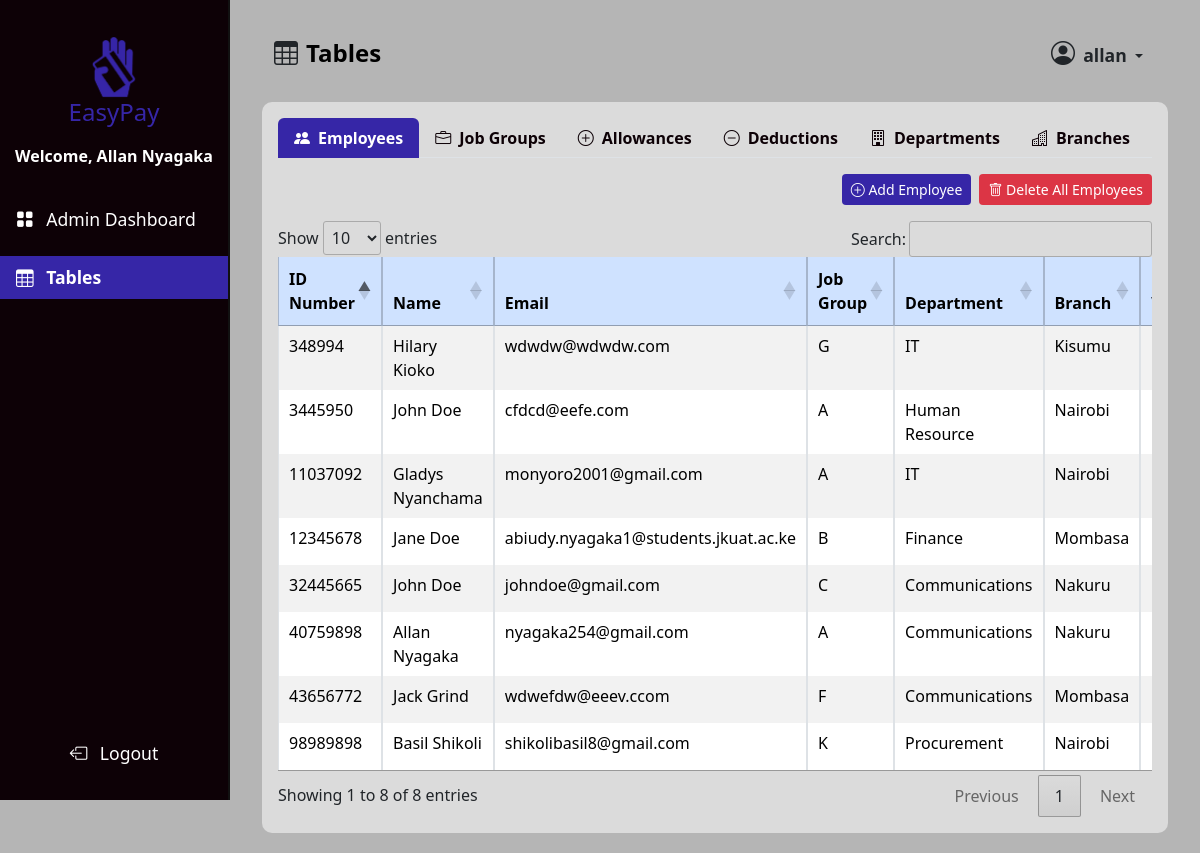
Screenshot of /admin_tables/ (signed in) with the database file from the repository.
### management/models.py (models this page shows, shortened)
class Employee(models.Model):
    id_number = models.CharField(max_length=100, unique=True)
    first_name = models.CharField(max_length=50)
    last_name = models.CharField(max_length=50)
    email = models.EmailField(unique=True)
    job_group = models.ForeignKey(JobGroup, on_delete=models.SET_NULL, null=True)
    department = models.ForeignKey(Department, on_delete=models.SET_NULL, null=True)
    branch = models.ForeignKey(Branch, on_delete=models.SET_NULL, null=True)
    verified = models.BooleanField(default=False)
    user = models.OneToOneField(User, null=True, blank=True, on_delete=models.CASCADE)

class JobGroup(models.Model):
    name = models.CharField(max_length=100)
    base_salary = models.DecimalField(max_digits=11, decimal_places=2, default=0)
    allowances = models.ManyToManyField(
        Allowance, through="JobGroupAllowance", related_name="job_groups"
    )
    deductions = models.ManyToManyField(
        Deduction, through="JobGroupDeduction", related_name="job_groups"
    )

class Department(models.Model):
    name = models.CharField(max_length=100)

class Branch(models.Model):
    name = models.CharField(max_length=100)
    address = models.CharField(max_length=255)

### management/views.py (the view)
# urls.py: path("admin_tables/", management_views.admin_tables, name="admin_tables"),
def admin_tables(request):
    employees = Employee.objects.select_related(
        "job_group", "department", "branch"
    ).all()
    job_groups = JobGroup.objects.all()
    departments = Department.objects.all()
    branches = Branch.objects.all()
    users = User.objects.all()
    allowances = Allowance.objects.all()
    deductions = Deduction.objects.all()
    job_group_data = []
    for job_group in job_groups:
        job_group_id = job_group.id
        job_group_allowances = JobGroupAllowance.objects.filter(job_group=job_group)
        job_group_deductions = JobGroupDeduction.objects.filter(job_group=job_group)
        job_group_data.append(
            {
                "job_group_id": job_group_id,
                "job_group": job_group,
                "job_group_allowances": job_group_allowances,
                "job_group_deductions": job_group_deductions,
            }
        )
    context = {
        "employees": employees,
        "job_groups": job_groups,
        "job_group_data": job_group_data,
        "departments": departments,
        "branches": branches,
        "users": users,
        "allowances": allowances,
        "deductions": deductions,
    }
    return render(request, "layouts/admin_tables.html", context)

### management/templates/layouts/admin_tables.html (shortened to what this page needs)
{% extends "layouts/admin_dashboard_layout.html" %}
{% load humanize %}
{% load static %}
{% block content %}
  <div class="container-fluid">
    <main class="main-content">
      <nav class="navbar navbar-expand-lg dash-nav mb-2">
        <div class="container-fluid">
          <i class="bi bi-table me-2" style="font-size: 1.5rem"></i>
          <h1 class="navbar-brand fw-bold mb-0" style="font-size: 1.5rem">Tables</h1>
          <div class="collapse navbar-collapse" id="navbarNav">
            <ul class="navbar-nav ms-auto">
              <li class="nav-item">
                <div class="dropdown">
                  <button class="btn dropdown-toggle"
                          type="button"
                          data-bs-toggle="dropdown"
                          aria-expanded="false">
                    <i class="bi bi-person-circle me-1" style="font-size: 1.5rem"></i>
                    <span class="fw-bold" style="font-size: 1.1rem;">{{ user.username }}</span>
                  </button>
                </div>
              </li>
            </ul>
          </div>
        </div>
      </nav>
      <div class="card mt-2">
        <div class="card-body">
          <ul class="nav nav-tabs" id="tablesTab" role="tablist">
            <li class="nav-item" role="presentation">
              <a class="nav-link active"
                 id="employees-tab"
                 data-bs-toggle="tab"
                 href="#employees"
                 role="tab"
                 aria-controls="employees"
                 aria-selected="true"><i class="bi bi-people-fill me-2"></i>Employees</a>
            </li>
            <li class="nav-item" role="presentation">
              <a class="nav-link"
                 id="job-groups-tab"
                 data-bs-toggle="tab"
                 href="#job-groups"
                 role="tab"
                 aria-controls="job-groups"
                 aria-selected="false"><i class="bi bi-briefcase me-2"></i>Job Groups</a>
            </li>
            <li class="nav-item" role="presentation">
              <a class="nav-link"
                 id="allowances-tab"
                 data-bs-toggle="tab"
                 href="#allowances"
                 role="tab"
                 aria-controls="allowances"
                 aria-selected="false"><i class="bi bi-plus-circle me-2"></i>Allowances</a>
            </li>
            <li class="nav-item" role="presentation">
              <a class="nav-link"
                 id="deductions-tab"
                 data-bs-toggle="tab"
                 href="#deductions"
                 role="tab"
                 aria-controls="deductions"
                 aria-selected="false"><i class="bi bi-dash-circle me-2"></i>Deductions</a>
            </li>
            <li class="nav-item" role="presentation">
              <a class="nav-link"
                 id="departments-tab"
                 data-bs-toggle="tab"
                 href="#departments"
                 role="tab"
                 aria-controls="departments"
                 aria-selected="false"><i class="bi bi-building me-2"></i>Departments</a>
            </li>
            <li class="nav-item" role="presentation">
              <a class="nav-link"
                 id="branches-tab"
                 data-bs-toggle="tab"
                 href="#branches"
                 role="tab"
                 aria-controls="branches"
                 aria-selected="false"><i class="bi bi-buildings me-2"></i>Branches</a>
            </li>
          </ul>
          <div class="tab-content mt-3" id="tablesTabContent">
            {% include "tables/employees_table.html" %}
          </div>
        </div>
      </div>
    </main>
  </div>
{% endblock content %}

### main/templates/layouts/admin_dashboard_layout.html (shortened to what this page needs)
{% load static %}
<!DOCTYPE html>
<html lang="en">
  <head>
    <link rel="stylesheet"
          href="https://cdn.datatables.net/1.13.6/css/jquery.dataTables.min.css">
    <link href="https://cdn.jsdelivr.net/npm/bootstrap@5.3.3/dist/css/bootstrap.min.css"
          rel="stylesheet"
 />
    <link rel="stylesheet" href="{% static 'css/dashboard.css' %}" />
    <link rel="stylesheet"
          href="https://cdn.jsdelivr.net/npm/bootstrap-icons@1.11.3/font/bootstrap-icons.min.css">
  </head>
  <body hx-headers='{"X-CSRFToken": "{{ csrf_token }}"}'>
    <div class="toast-container position-fixed top-0 start-50 translate-middle-x p-3"
         style="z-index: 1100">
    </div>
    <nav">
      <div class="sidebar d-flex flex-column">
        <div class="sidebar-header text-center">
          <a href="{% url 'home' %}">
            <img src="{% static 'images/logo.png' %}" alt="" width="62" height="62" />
            <h4 class="mb-0">EasyPay</h4>
          </a>
        </div>
        <div class="container d-flex align-items-center justify-content-center">
          <h6 class="mb-4 fw-bold text-white">Welcome, {{ user.first_name }} {{ user.last_name }}</h6>
        </div>
        <div class="sidebar-body text-white">
          <ul class="nav flex-column">
            <li class="nav-item py-2">
              <a class="nav-link {% if request.resolver_match.url_name == 'admin_dashboard' %}active{% endif %}"
                 href="{% url 'admin_dashboard' %}">
                <i class="bi bi-grid-fill me-2"></i>
                <span>Admin Dashboard</span>
              </a>
            </li>
            <li class="nav-item py-2">
              <a class="nav-link {% if request.resolver_match.url_name == 'admin_tables' %}active{% endif %}"
                 href="{% url 'admin_tables' %}">
                <i class="bi bi-table me-2"></i>
                <span>Tables</span>
              </a>
            </li>
          </ul>
        </div>
        <div class="sidebar-footer text-center mb-4">
          <a class="nav-link" href="{% url 'logout_admin' %}">
            <i class="bi bi-box-arrow-left me-2"></i>
            <span>Logout</span>
          </a>
        </div>
      </div>
    {% block content %}
    {% endblock content %}
  </body>
</html>

### management/templates/tables/employees_table.html (shortened to what this page needs)
<div class="tab-pane fade show active table-responsive"
     id="employees"
     role="tabpanel"
     aria-labelledby="employees-tab">
  <div class="d-flex justify-content-end mb-3 gap-2">
    <button class="btn btn-sm text-white"
            data-bs-toggle="modal"
            data-bs-target="#addEmployeeModal"
            style="background-color: #3626a7">
      <i class="bi bi-plus-circle"></i> Add Employee
    </button>
    <button class="btn btn-sm text-white bg-danger"
            data-bs-toggle="modal"
            data-bs-target="#deleteAllEmployeesModal">
      <i class="bi bi-trash"></i> Delete All Employees
    </button>
  </div>
  <table id="employeesTable"
         class="table table-bordered table-striped table-hover">
    <thead class="table-primary">
      <tr>
        <th class="text-start">ID Number</th>
        <th class="text-start">Name</th>
        <th class="text-start">Email</th>
        <th class="text-start">Job Group</th>
        <th class="text-start">Department</th>
        <th class="text-start">Branch</th>
        <th class="text-start">Verified</th>
      </tr>
    </thead>
    <tbody>
      {% for employee in employees %}
        <tr>
          <td class="text-start">{{ employee.id_number }}</td>
          <td class="text-start">{{ employee.first_name }} {{ employee.last_name }}</td>
          <td class="text-start">{{ employee.email }}</td>
          <td class="text-start">{{ employee.job_group.name }}</td>
          <td class="text-start">{{ employee.department.name }}</td>
          <td class="text-start">{{ employee.branch.name }}</td>
          <td>
          </td>
        </tr>
      {% endfor %}
    </tbody>
  </table>
</div>

### main/static/css/dashboard.css (style rules this page uses)
body { background-color: #b5b5b5; }
a { text-decoration: none; }
.sidebar { background-color: #0d0106; height: 100vh; width: 230px; position: fixed; top: 0; left: 0; padding-top: 1rem; border-right: 2px solid #111; }
.sidebar a { text-decoration: none; color: #ffffff; }
.nav-link.active { background-color: #3626a7; color: white; font-weight: bold; position: relative; }
.sidebar-header { padding: 20px; }
.sidebar-header h4 { color: #3626a7; }
.sidebar-body, .sidebar-footer { font-size: 1.1rem; }
.sidebar .nav { flex-grow: 1; }
.sidebar .sidebar-footer { margin-top: auto; padding: 10px; }
.main-content { margin-left: 230px; padding: 20px; flex-grow: 1; display: flex; flex-direction: column; }
.dash-nav { width: 100%; }
.card { flex: 1; display: flex; flex-direction: column; justify-content: space-between; height: 100%; border-radius: 10px; border: none; background-color: #dbdbdb; }
.card-body { display: flex; flex-direction: column; height: 100%; text-align: center; }
.nav-tabs .nav-link { background-color: transparent; color: #0d0106; border: none; font-weight: 600; transition: all 0.3s ease; }
.nav-tabs .nav-link.active { background-color: #3626a7; color: #ffffff; }

### rows the page displays
Employee: id_number "40759898", first_name "Allan", last_name "Nyagaka", email "nyagaka254@gmail.com", job_group.name "A", department.name "Communications", branch.name "Nakuru"
Employee: id_number "12345678", first_name "Jane", last_name "Doe", email "abiudy.nyagaka1@students.jkuat.ac.ke", job_group.name "B", department.name "Finance", branch.name "Mombasa"
Employee: id_number "32445665", first_name "John", last_name "Doe", email "johndoe@gmail.com", job_group.name "C", department.name "Communications", branch.name "Nakuru"
Employee: id_number "11037092", first_name "Gladys", last_name "Nyanchama", email "monyoro2001@gmail.com", job_group.name "A", department.name "IT", branch.name "Nairobi"
Employee: id_number "3445950", first_name "John", last_name "Doe", email "cfdcd@eefe.com", job_group.name "A", department.name "Human Resource", branch.name "Nairobi"
Employee: id_number "43656772", first_name "Jack", last_name "Grind", email "wdwefdw@eeev.ccom", job_group.name "F", department.name "Communications", branch.name "Mombasa"
Employee: id_number "98989898", first_name "Basil", last_name "Shikoli", email "shikolibasil8@gmail.com", job_group.name "K", department.name "Procurement", branch.name "Nairobi"
Employee: id_number "348994", first_name "Hilary", last_name "Kioko", email "wdwdw@wdwdw.com", job_group.name "G", department.name "IT", branch.name "Kisumu"

### other values shown
{{ user.first_name }} "Allan"
{{ user.last_name }} "Nyagaka"
{{ user.username }} "allan"
